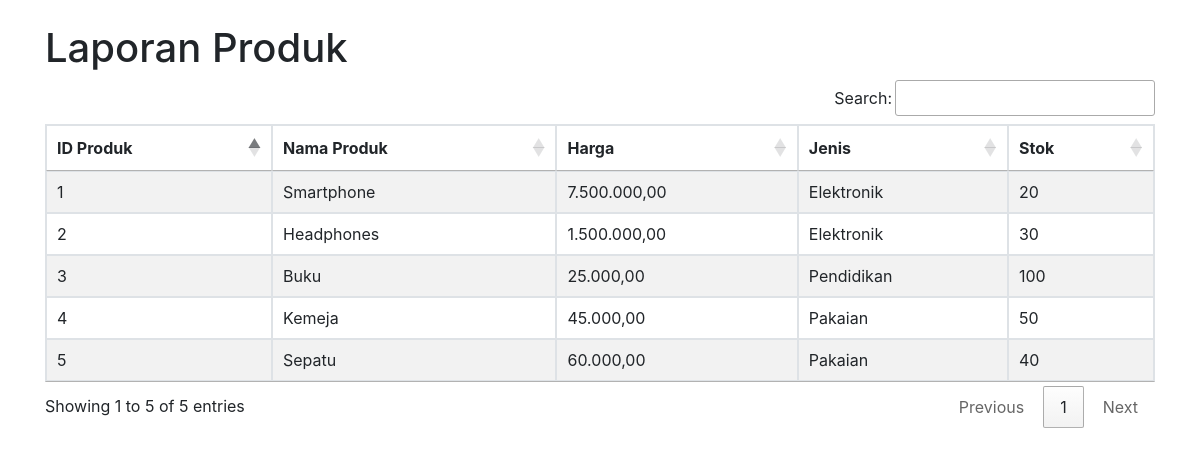
The app's page /laporan_produk.php with its own data.
### tables this page shows
CREATE TABLE `produk` (
  `id_produk` int(11) NOT NULL,
  `nama_produk` varchar(100) NOT NULL,
  `price` decimal(10,2) NOT NULL,
  `jenis` varchar(50) NOT NULL,
  `stock` int(11) NOT NULL
);

### laporan_produk.php (the view, shortened to what this page needs)
<?php
include 'koneksi.php';
$sql = "SELECT * FROM produk";
$result = $conn->query($sql);
?>
<!DOCTYPE html>
<html lang="id">
<head>
    <link rel="stylesheet" href="https://stackpath.bootstrapcdn.com/bootstrap/4.5.2/css/bootstrap.min.css" />
    <link rel="stylesheet" href="https://cdn.datatables.net/1.10.24/css/jquery.dataTables.min.css" />
    <link rel="stylesheet" href="https://cdn.datatables.net/buttons/1.7.1/css/buttons.dataTables.min.css" />
</head>
<body>
<div class="container mt-4">
    <h1>Laporan Produk</h1>
    <table id="laporanProduk" class="table table-bordered table-striped">
        <thead>
            <tr>
                <th>ID Produk</th>
                <th>Nama Produk</th>
                <th>Harga</th>
                <th>Jenis</th>
                <th>Stok</th>
            </tr>
        </thead>
        <tbody>
            <?php while ($row = $result->fetch_assoc()): ?>
            <tr>
                <td><?= htmlspecialchars($row['id_produk']) ?></td>
                <td><?= htmlspecialchars($row['nama_produk']) ?></td>
                <td><?= number_format($row['price'], 2, ',', '.') ?></td>
                <td><?= htmlspecialchars($row['jenis']) ?></td>
                <td><?= (int)$row['stock'] ?></td>
            </tr>
            <?php endwhile; ?>
        </tbody>
    </table>
</div>
</body>
</html>

### records on screen
produk: id_produk "1", nama_produk "Smartphone", price "7.500.000,00", jenis "Elektronik", stock "20"
produk: id_produk "2", nama_produk "Headphones", price "1.500.000,00", jenis "Elektronik", stock "30"
produk: id_produk "3", nama_produk "Buku", price "25.000,00", jenis "Pendidikan", stock "100"
produk: id_produk "4", nama_produk "Kemeja", price "45.000,00", jenis "Pakaian", stock "50"
produk: id_produk "5", nama_produk "Sepatu", price "60.000,00", jenis "Pakaian", stock "40"
